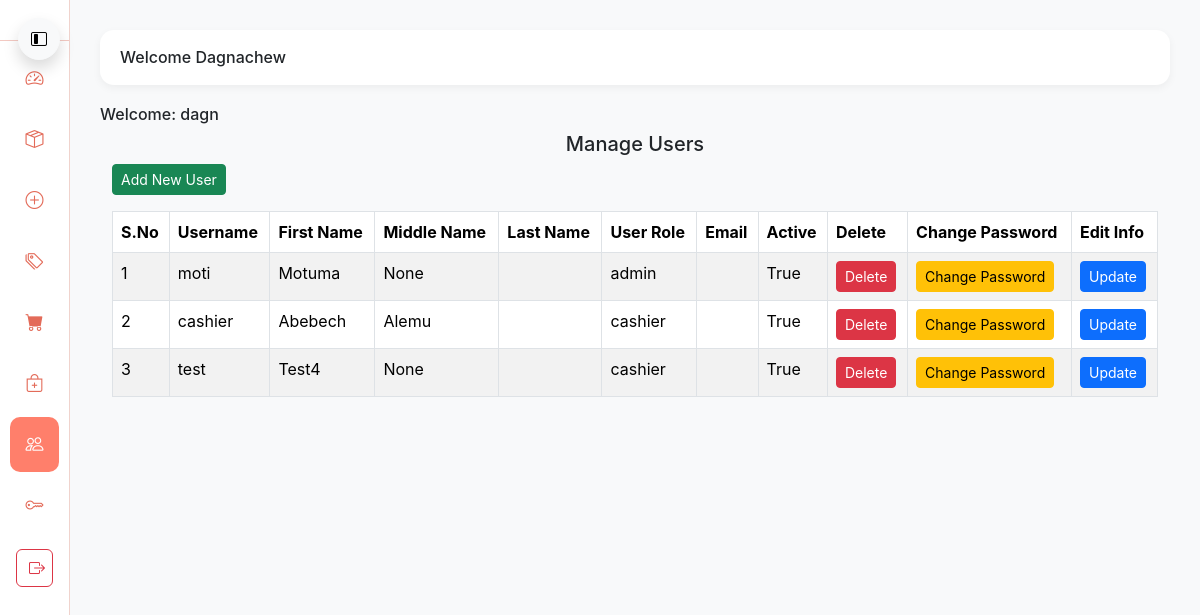
Page /manage_users/ (signed in) on the earlier database version.
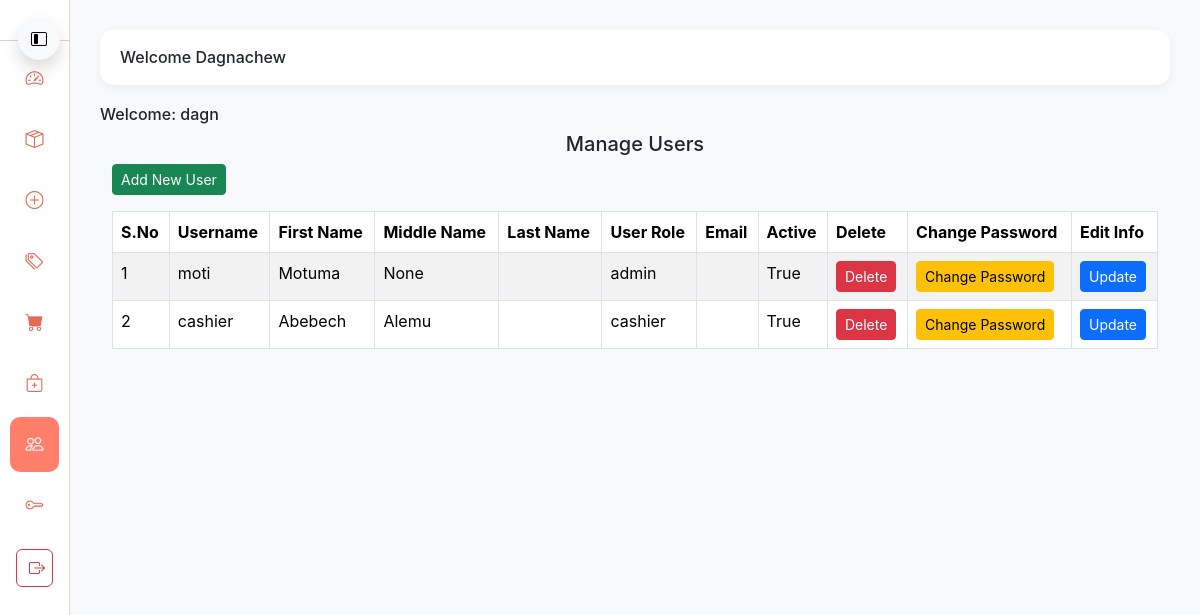
Same page on the later database version.
### authentication/models.py (models this page shows, shortened)
class CustomUser(AbstractUser):
    class UserType(models.TextChoices):
        ADMIN = "admin", "Admin"
        CASHIER = "cashier", "Cashier"
    user_type = models.CharField(
        max_length=20,
        choices=UserType.choices,
        default=UserType.CASHIER
    )
    middle_name = models.CharField(max_length=100, null=True, blank=True)
    company = models.ForeignKey(Company, on_delete=models.CASCADE, null=True, blank=True)

### myapp/views.py (the view)
# urls.py: path('manage_users/', views.manage_users, name = 'manage_users'),
@login_required(login_url='/accounts/login')
@user_passes_test(is_admin)
def manage_users(request):
    current_user = request.user
    company = current_user.company
    user = request.user
    users = CustomUser.objects.filter(company=company).exclude(is_superuser = True)
    if request.method == 'POST':
        form = UserUpdateForm(request.POST)
        user_form = UserForm(request.POST)
        if user_form.is_valid():
            new_user = user_form.save(commit=False)
            new_user.company = user.company
            new_user.set_password(user_form.cleaned_data['password'])
            new_user.save()
            messages.success(request, "User created successfully!")
            return redirect('manage_users')
        else:
            messages.error(request, "Error while creating User")
    else:
        user_form = UserForm()
        form = UserUpdateForm()
    context = {
        'user':user,
        'form':form,
        'users': users,
        'user_form': user_form,
    }
    return render(request, 'manage_users.html', context)

### authentication/views.py (called while the page is built)
def is_admin(user):
    return user.user_type == 'admin'

### template/manage_users.html (shortened to what this page needs)
{% extends 'base.html' %}
{% block content %}
<h6>Welcome: {{ user }}</h6>
<h5 class="text-center">Manage Users</h5>
<div class="container mb-3">
  <button class="btn btn-success btn-sm"
          data-bs-toggle="modal"
          data-bs-target="#addUserModal">
    Add New User
  </button>
</div>
<div class="container">
  <table class="table table-striped table-hover table-bordered">
    <thead>
      <tr>
        <th>S.No</th>
        <th>Username</th>
        <th>First Name</th>
        <th>Middle Name</th>
        <th>Last Name</th>
        <th>User Role</th>
        <th>Email</th>
        <th>Active</th>
        <th>Delete</th>
        <th>Change Password</th>
        <th>Edit Info</th>
      </tr>
    </thead>
    <tbody>
      {% for user in users %}
      <tr>
        <td>{{ forloop.counter }}</td>
        <td>{{ user.username }}</td>
        <td>{{ user.first_name }}</td>
        <td>{{ user.middle_name }}</td>
        <td>{{ user.last_name }}</td>
        <td>{{ user.user_type }}</td>
        <td>{{ user.email }}</td>
        <td>{{ user.is_active }}</td>
        <td>
          <form method="post"
                action="{% url 'delete_user' user.id %}"
                onsubmit="return confirm('Are you sure you want to delete this user?');">
            <button class="btn btn-danger btn-sm">Delete</button>
          </form>
        </td>
        <td>
          <button class="btn btn-warning btn-sm"
                  data-bs-toggle="modal"
                  data-bs-target="#changePasswordModal{{ user.id }}">
            Change Password
          </button>
        </td>
        <td>
          <form method="post" action="{% url 'update_user' user.id %}">
            <button class="btn btn-primary btn-sm">Update</button>
          </form>
        </td>
      </tr>
      {% endfor %}
    </tbody>
  </table>
</div>
{% endblock %}

Differences in the rows shown:
removed CustomUser: username "test", first_name "Test4", middle_name "None", user_type "cashier", is_active "True"
